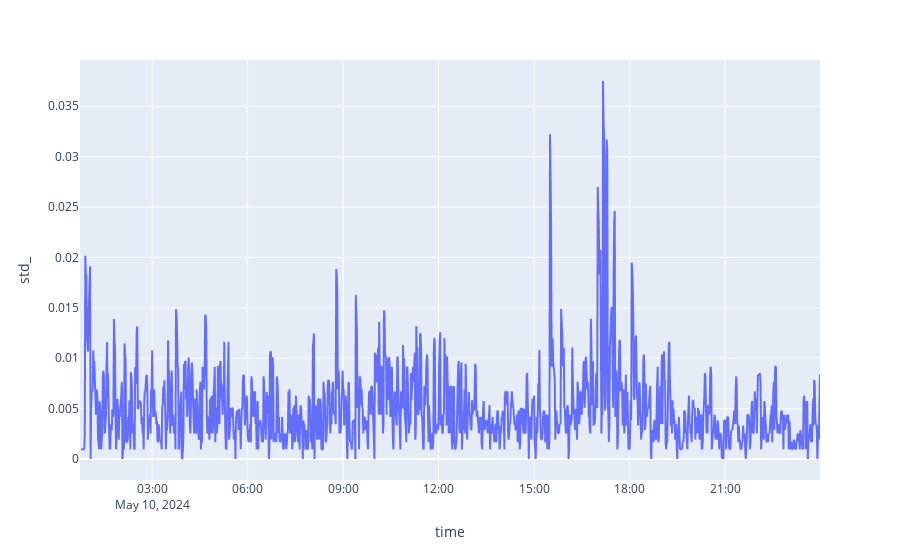

Notebook code cell kept with this figure:
### Code cell
px.line(rates_frame , x = 'time' , y = 'std_')

### Figure 1 — Plotly figure (JSON) as saved in the notebook; plotly's stock layout.template omitted (floating-point values rounded to 4 significant figures; data arrays with more than 128 entries replaced by an {"elided": "..."} marker saying what was removed)
{"data": [{"hovertemplate": "time=%{x}<br>std_=%{y}<extra></extra>", "legendgroup": "", "line": {"color": "#636efa", "dash": "solid"}, "marker": {"symbol": "circle"}, "mode": "lines", "name": "", "showlegend": false, "type": "scattergl", "x": {"elided": "1396 str values"}, "xaxis": "x", "y": {"elided": "1396 float values"}, "yaxis": "y"}], "layout": {"legend": {"tracegroupgap": 0}, "margin": {"t": 60}, "xaxis": {"anchor": "y", "domain": [0, 1], "title": {"text": "time"}}, "yaxis": {"anchor": "x", "domain": [0, 1], "title": {"text": "std_"}}}}
